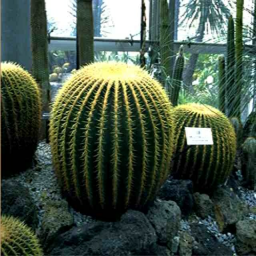
#> input picture HW0-left.png, 256 x 256 px
$ python hw0.py
#> lines starting #> are read from the running program, lines starting #| are printed output that depends on the picture
import cv2
import numpy as np
import matplotlib.pyplot as plt


leftimage = cv2.imread('HW0-left.png')
#> leftimage is the input picture: shape (256, 256, 3); mean B, G, R 71.2, 85.9, 70.6
rightimage = cv2.imread('HW0-right.png')
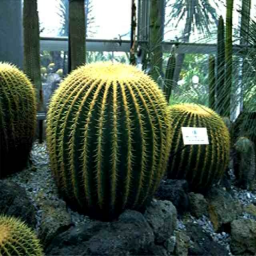
#> input picture HW0-right.png, 256 x 256 px
#> rightimage is the input picture: shape (256, 256, 3); mean B, G, R 73.2, 87.2, 71.3
leftimage = cv2.cvtColor(leftimage, cv2.COLOR_BGR2GRAY)/255
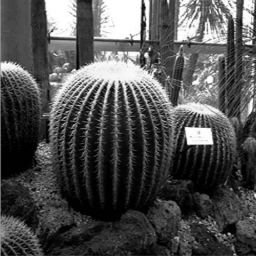
#> leftimage: shape (256, 256) float64; min 0, max 1, mean 0.312
rightimage = cv2.cvtColor(rightimage, cv2.COLOR_BGR2GRAY)/255
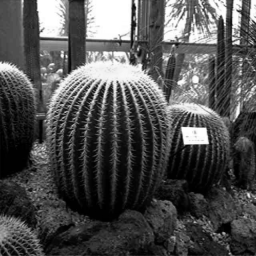
#> rightimage: shape (256, 256) float64; min 0, max 1, mean 0.317

# cv2.imshow('image 1', leftimage)
# cv2.imshow('image 2', rightimage)
# # cv2.imshow('im',leftimage-rightimage)

# print((left-right))

left=leftimage[28:228,28:228]
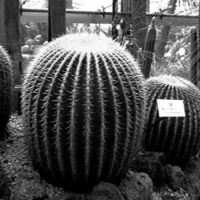
#> left: shape (200, 200) float64; min 0, max 1, mean 0.312
right=rightimage[28:228,28:228]
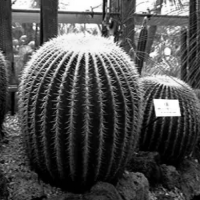
#> right: shape (200, 200) float64; min 0, max 1, mean 0.315
# [6 lines of commented-out code are left out]
disparity_range=[0,1,2,3,4,5,6,7,8,9]
gamma=2
k=2
d0=7
a=[[-1,0],[0,1],[1,0],[0,-1]]
mu=np.zeros((200,200))
output=np.zeros((200,200))

for i in range(len(left)):
	print(i)
	for j in range(len(left[i])):
		# si_s=np.zeros(len(disparity_range))
		for ds in disparity_range:
			# print((leftimage[28+i,28+j]-rightimage[28+i+ds,28+j])**2)
			si_s=np.exp(-(1/(2*gamma**2))*(leftimage[28+i,28+j]-rightimage[28+i+ds,28+j])**2)
			m_ts=np.zeros(4)
			for dt in disparity_range:
				for z in  range(4):
#> (the run stopped early here; a loop or call above may not have finished)
